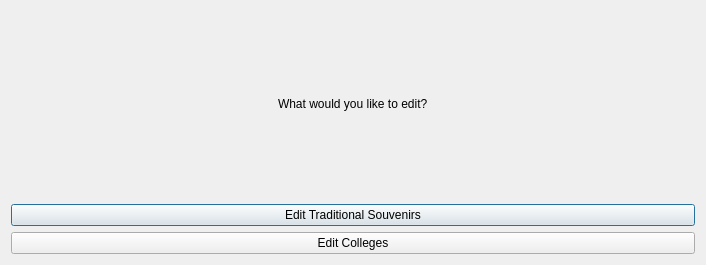
<?xml version="1.0" encoding="UTF-8"?>
<ui version="4.0">
 <class>maintenance</class>
 <widget class="QDialog" name="maintenance">
  <property name="geometry">
   <rect>
    <x>0</x>
    <y>0</y>
    <width>706</width>
    <height>265</height>
   </rect>
  </property>
  <property name="windowTitle">
   <string>Dialog</string>
  </property>
  <layout class="QGridLayout" name="gridLayout">
   <item row="0" column="0">
    <layout class="QVBoxLayout" name="verticalLayout_2">
     <item alignment="Qt::AlignHCenter|Qt::AlignVCenter">
      <widget class="QLabel" name="label">
       <property name="styleSheet">
        <string notr="true">font: 75 15pt &quot;MS Shell Dlg 2&quot;;
color: rgb(0, 0, 0)</string>
       </property>
       <property name="text">
        <string>What would you like to edit?</string>
       </property>
      </widget>
     </item>
     <item>
      <layout class="QVBoxLayout" name="verticalLayout">
       <item>
        <widget class="QPushButton" name="pushButton">
         <property name="text">
          <string>Edit Traditional Souvenirs</string>
         </property>
        </widget>
       </item>
       <item>
        <widget class="QPushButton" name="pushButton_2">
         <property name="text">
          <string>Edit Colleges</string>
         </property>
        </widget>
       </item>
      </layout>
     </item>
    </layout>
   </item>
  </layout>
 </widget>
 <resources/>
 <connections/>
</ui>
